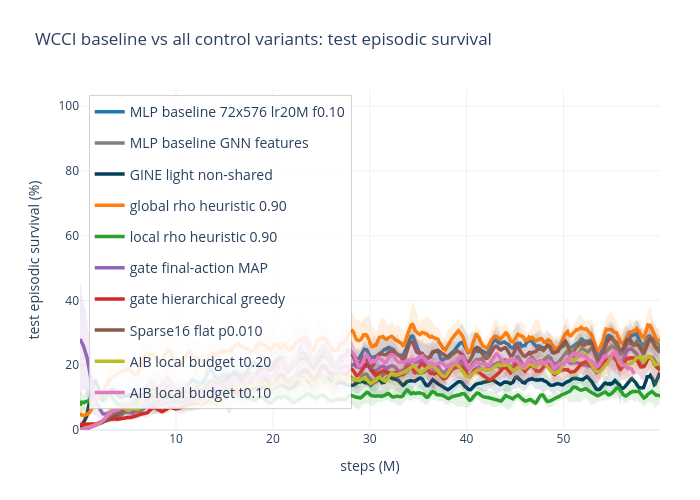

Notebook source saved alongside this figure:
### Markdown cell above
## WCCI Baseline vs All Control Variants

One combined view with the selected baseline and every non-baseline run from the `_2` WCCI groups.

### Code cell
# wcci_all_controls_result = plot_wcci_comparison("WCCI all controls")
# wcci_all_controls_result["fig"]
# Optional smoothing example:
wcci_all_controls_result = plot_wcci_comparison("WCCI all controls", mean_rollout=True, mean_rollout_window=9, fig_size=(700, 500))

### Figure 1 — Plotly figure (JSON) as saved in the notebook; plotly's stock layout.template omitted (floating-point values rounded to 4 significant figures; data arrays with more than 128 entries replaced by an {"elided": "..."} marker saying what was removed)
{"data": [{"fill": "toself", "fillcolor": "#1f77b4", "hoverinfo": "skip", "legendgroup": "MLP baseline 72x576 lr20M f0.10", "line": {"color": "rgba(255,255,255,0)"}, "opacity": 0.12, "showlegend": false, "type": "scatter", "x": {"elided": "1446 float values"}, "y": {"elided": "1446 float values"}}, {"customdata": {"elided": "723x2 mixed values"}, "hovertemplate": "<b>MLP baseline 72x576 lr20M f0.10</b><br>step=%{x:.2f}M<br>mean survival=%{y:.2f}%<br>n_seeds=%{customdata[0]}<br>seeds=%{customdata[1]}<extra></extra>", "legendgroup": "MLP baseline 72x576 lr20M f0.10", "line": {"color": "#1f77b4", "width": 3.5}, "mode": "lines", "name": "MLP baseline 72x576 lr20M f0.10", "type": "scatter", "x": {"elided": "723 float values"}, "y": {"elided": "723 float values"}}, {"fill": "toself", "fillcolor": "#7f7f7f", "hoverinfo": "skip", "legendgroup": "MLP baseline GNN features", "line": {"color": "rgba(255,255,255,0)"}, "opacity": 0.12, "showlegend": false, "type": "scatter", "x": {"elided": "1446 float values"}, "y": {"elided": "1446 float values"}}, {"customdata": {"elided": "723x2 mixed values"}, "hovertemplate": "<b>MLP baseline GNN features</b><br>step=%{x:.2f}M<br>mean survival=%{y:.2f}%<br>n_seeds=%{customdata[0]}<br>seeds=%{customdata[1]}<extra></extra>", "legendgroup": "MLP baseline GNN features", "line": {"color": "#7f7f7f", "width": 3.5}, "mode": "lines", "name": "MLP baseline GNN features", "type": "scatter", "x": {"elided": "723 float values"}, "y": {"elided": "723 float values"}}, {"fill": "toself", "fillcolor": "#003f5c", "hoverinfo": "skip", "legendgroup": "GINE light non-shared", "line": {"color": "rgba(255,255,255,0)"}, "opacity": 0.12, "showlegend": false, "type": "scatter", "x": {"elided": "1446 float values"}, "y": {"elided": "1446 float values"}}, {"customdata": {"elided": "723x2 mixed values"}, "hovertemplate": "<b>GINE light non-shared</b><br>step=%{x:.2f}M<br>mean survival=%{y:.2f}%<br>n_seeds=%{customdata[0]}<br>seeds=%{customdata[1]}<extra></extra>", "legendgroup": "GINE light non-shared", "line": {"color": "#003f5c", "width": 3.5}, "mode": "lines", "name": "GINE light non-shared", "type": "scatter", "x": {"elided": "723 float values"}, "y": {"elided": "723 float values"}}, {"fill": "toself", "fillcolor": "#ff7f0e", "hoverinfo": "skip", "legendgroup": "global rho heuristic 0.90", "line": {"color": "rgba(255,255,255,0)"}, "opacity": 0.12, "showlegend": false, "type": "scatter", "x": {"elided": "1446 float values"}, "y": {"elided": "1446 float values"}}, {"customdata": {"elided": "723x2 mixed values"}, "hovertemplate": "<b>global rho heuristic 0.90</b><br>step=%{x:.2f}M<br>mean survival=%{y:.2f}%<br>n_seeds=%{customdata[0]}<br>seeds=%{customdata[1]}<extra></extra>", "legendgroup": "global rho heuristic 0.90", "line": {"color": "#ff7f0e", "width": 3.5}, "mode": "lines", "name": "global rho heuristic 0.90", "type": "scatter", "x": {"elided": "723 float values"}, "y": {"elided": "723 float values"}}, {"fill": "toself", "fillcolor": "#2ca02c", "hoverinfo": "skip", "legendgroup": "local rho heuristic 0.90", "line": {"color": "rgba(255,255,255,0)"}, "opacity": 0.12, "showlegend": false, "type": "scatter", "x": {"elided": "1446 float values"}, "y": {"elided": "1446 float values"}}, {"customdata": {"elided": "723x2 mixed values"}, "hovertemplate": "<b>local rho heuristic 0.90</b><br>step=%{x:.2f}M<br>mean survival=%{y:.2f}%<br>n_seeds=%{customdata[0]}<br>seeds=%{customdata[1]}<extra></extra>", "legendgroup": "local rho heuristic 0.90", "line": {"color": "#2ca02c", "width": 3.5}, "mode": "lines", "name": "local rho heuristic 0.90", "type": "scatter", "x": {"elided": "723 float values"}, "y": {"elided": "723 float values"}}, {"fill": "toself", "fillcolor": "#9467bd", "hoverinfo": "skip", "legendgroup": "gate final-action MAP", "line": {"color": "rgba(255,255,255,0)"}, "opacity": 0.12, "showlegend": false, "type": "scatter", "x": {"elided": "1446 float values"}, "y": {"elided": "1446 float values"}}, {"customdata": {"elided": "723x2 mixed values"}, "hovertemplate": "<b>gate final-action MAP</b><br>step=%{x:.2f}M<br>mean survival=%{y:.2f}%<br>n_seeds=%{customdata[0]}<br>seeds=%{customdata[1]}<extra></extra>", "legendgroup": "gate final-action MAP", "line": {"color": "#9467bd", "width": 3.5}, "mode": "lines", "name": "gate final-action MAP", "type": "scatter", "x": {"elided": "723 float values"}, "y": {"elided": "723 float values"}}, {"fill": "toself", "fillcolor": "#d62728", "hoverinfo": "skip", "legendgroup": "gate hierarchical greedy", "line": {"color": "rgba(255,255,255,0)"}, "opacity": 0.12, "showlegend": false, "type": "scatter", "x": {"elided": "1446 float values"}, "y": {"elided": "1446 float values"}}, {"customdata": {"elided": "723x2 mixed values"}, "hovertemplate": "<b>gate hierarchical greedy</b><br>step=%{x:.2f}M<br>mean survival=%{y:.2f}%<br>n_seeds=%{customdata[0]}<br>seeds=%{customdata[1]}<extra></extra>", "legendgroup": "gate hierarchical greedy", "line": {"color": "#d62728", "width": 3.5}, "mode": "lines", "name": "gate hierarchical greedy", "type": "scatter", "x": {"elided": "723 float values"}, "y": {"elided": "723 float values"}}, {"fill": "toself", "fillcolor": "#8c564b", "hoverinfo": "skip", "legendgroup": "Sparse16 flat p0.010", "line": {"color": "rgba(255,255,255,0)"}, "opacity": 0.12, "showlegend": false, "type": "scatter", "x": {"elided": "1446 float values"}, "y": {"elided": "1446 float values"}}, {"customdata": {"elided": "723x2 mixed values"}, "hovertemplate": "<b>Sparse16 flat p0.010</b><br>step=%{x:.2f}M<br>mean survival=%{y:.2f}%<br>n_seeds=%{customdata[0]}<br>seeds=%{customdata[1]}<extra></extra>", "legendgroup": "Sparse16 flat p0.010", "line": {"color": "#8c564b", "width": 3.5}, "mode": "lines", "name": "Sparse16 flat p0.010", "type": "scatter", "x": {"elided": "723 float values"}, "y": {"elided": "723 float values"}}, {"fill": "toself", "fillcolor": "#bcbd22", "hoverinfo": "skip", "legendgroup": "AIB local budget t0.20", "line": {"color": "rgba(255,255,255,0)"}, "opacity": 0.12, "showlegend": false, "type": "scatter", "x": {"elided": "1446 float values"}, "y": {"elided": "1446 float values"}}, {"customdata": {"elided": "723x2 mixed values"}, "hovertemplate": "<b>AIB local budget t0.20</b><br>step=%{x:.2f}M<br>mean survival=%{y:.2f}%<br>n_seeds=%{customdata[0]}<br>seeds=%{customdata[1]}<extra></extra>", "legendgroup": "AIB local budget t0.20", "line": {"color": "#bcbd22", "width": 3.5}, "mode": "lines", "name": "AIB local budget t0.20", "type": "scatter", "x": {"elided": "723 float values"}, "y": {"elided": "723 float values"}}, {"fill": "toself", "fillcolor": "#e377c2", "hoverinfo": "skip", "legendgroup": "AIB local budget t0.10", "line": {"color": "rgba(255,255,255,0)"}, "opacity": 0.12, "showlegend": false, "type": "scatter", "x": {"elided": "1382 float values"}, "y": {"elided": "1382 float values"}}, {"customdata": {"elided": "691x2 mixed values"}, "hovertemplate": "<b>AIB local budget t0.10</b><br>step=%{x:.2f}M<br>mean survival=%{y:.2f}%<br>n_seeds=%{customdata[0]}<br>seeds=%{customdata[1]}<extra></extra>", "legendgroup": "AIB local budget t0.10", "line": {"color": "#e377c2", "width": 3.5}, "mode": "lines", "name": "AIB local budget t0.10", "type": "scatter", "x": {"elided": "691 float values"}, "y": {"elided": "691 float values"}}], "layout": {"height": 500, "hovermode": "x unified", "legend": {"bgcolor": "rgba(255,255,255,0.88)", "bordercolor": "rgba(80,80,80,0.25)", "borderwidth": 1, "font": {"size": 14}, "x": 0.015, "xanchor": "left", "y": 0.985, "yanchor": "top"}, "margin": {"b": 70, "l": 80, "r": 40, "t": 90}, "title": {"text": "WCCI baseline vs all control variants: test episodic survival"}, "width": 700, "xaxis": {"title": {"text": "steps (M)"}}, "yaxis": {"range": [0, 105], "title": {"text": "test episodic survival (%)"}}}}
